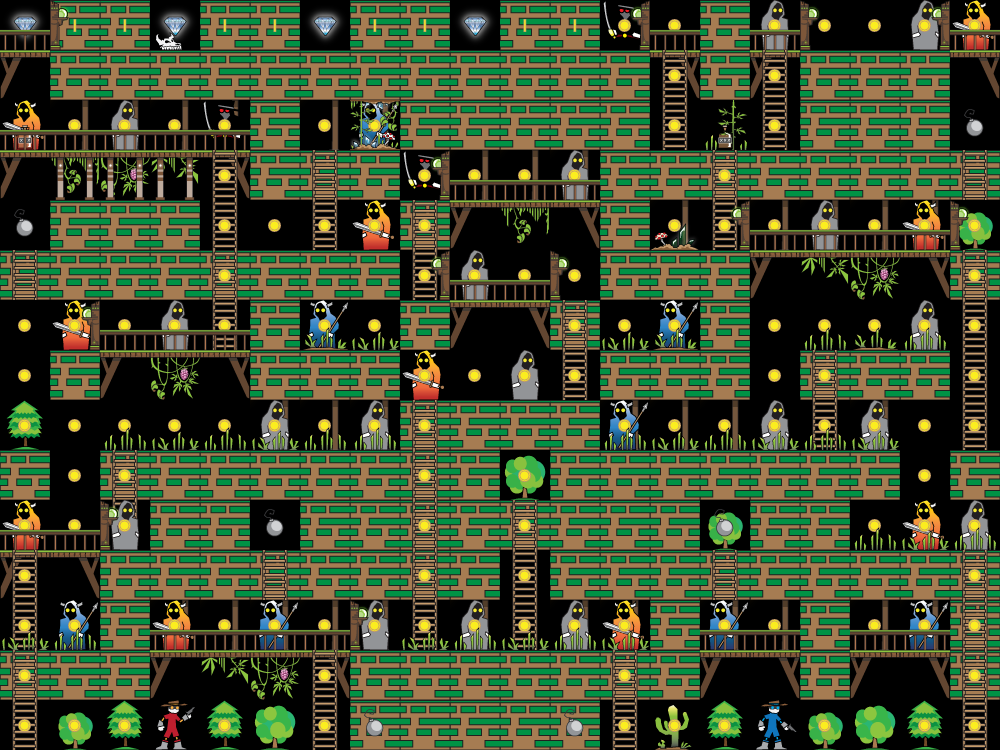

A level layout from a 2D game, rendered from its tile map. Below: a short description, then the map file with tile-grid data replaced by summaries:
An orthogonal 20x15 tile map with 50x50 px tiles, 7 tile layers (Blocks, Ladders, Back, Cast, ...).

<map version="1.0" orientation="orthogonal" width="20" height="15" tilewidth="50" tileheight="50">
 <tileset firstgid="1" name="bandit_spritesheet" tilewidth="50" tileheight="50">
  <image source="../bandit_spritesheet.png" width="900" height="1250" />
 </tileset>
 <layer name="Blocks" width="20" height="15">
  <data>[300 cells, 178 non-empty, 6 distinct tile ids]</data>
 </layer>
 <layer name="Ladders" width="20" height="15">
  <data>[300 cells, 48 non-empty, 1 distinct tile ids]</data>
 </layer>
 <layer name="Back" width="20" height="15" opacity="0.98">
  <data>[300 cells, 47 non-empty, 6 distinct tile ids]</data>
 </layer>
 <layer name="Cast" width="20" height="15">
  <data>[300 cells, 41 non-empty, 6 distinct tile ids]</data>
 </layer>
 <layer name="Coins" width="20" height="15">
  <data>[300 cells, 138 non-empty, 3 distinct tile ids]</data>
 </layer>
 <layer name="Front" width="20" height="15">
  <data>[300 cells, 80 non-empty, 11 distinct tile ids]</data>
 </layer>
 <layer name="bomb" width="20" height="15">
  <data>[300 cells, 14 non-empty, 2 distinct tile ids]</data>
 </layer>
</map>
